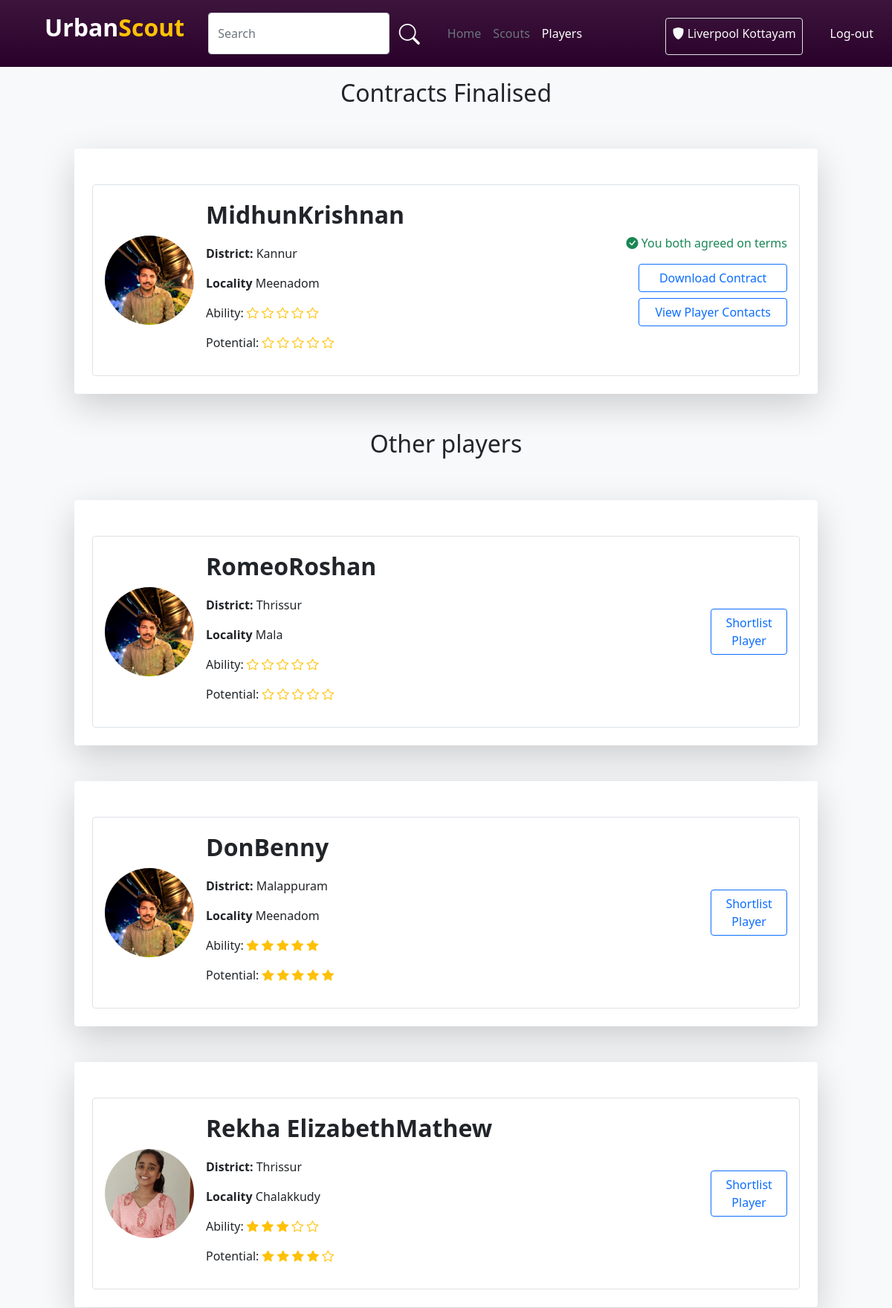
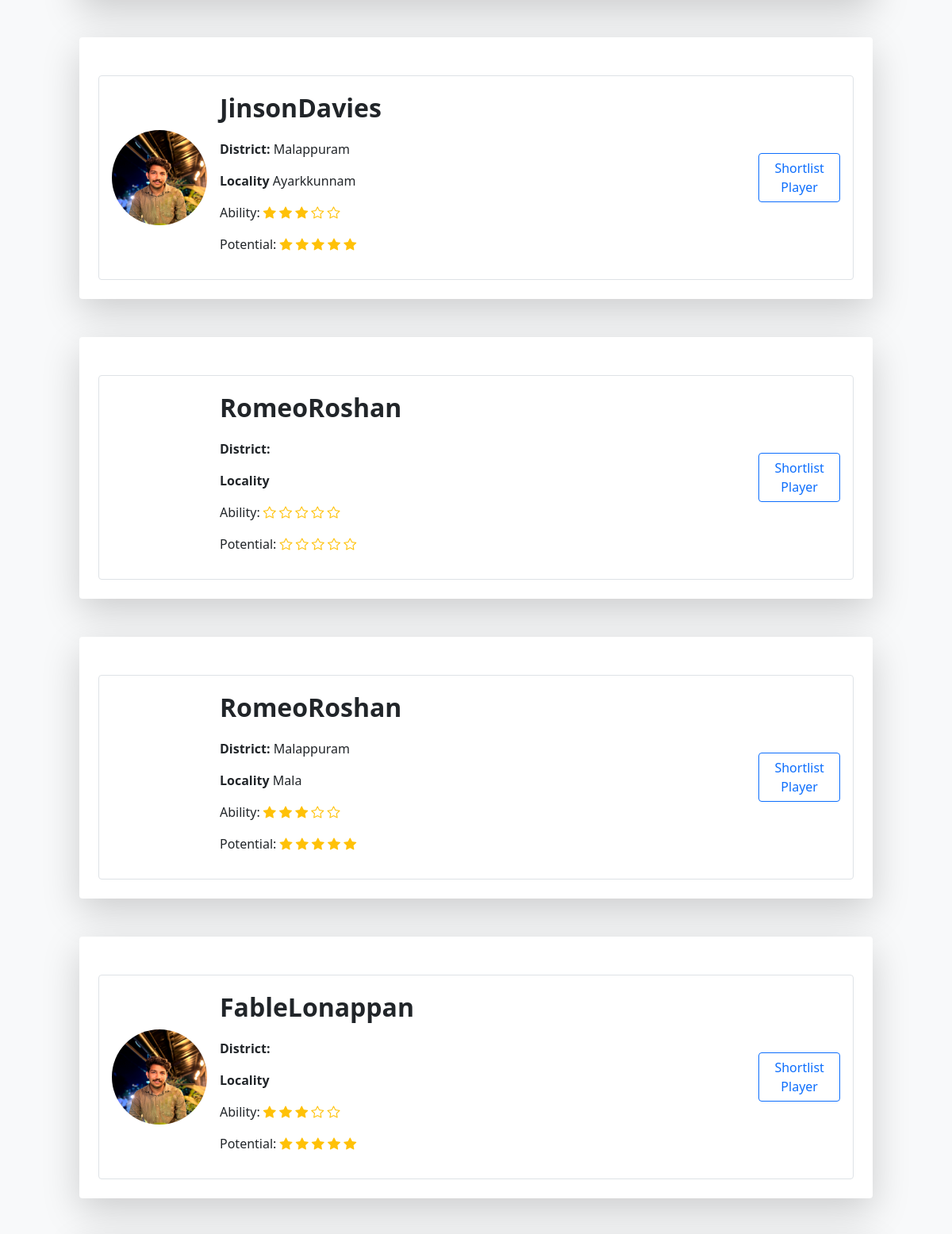
The app's page /ClubPlayer (signed in, upper part) with its own data (2 pictures, top to bottom).
### account/models.py (models this page shows)
class User(AbstractUser):
    username=models.CharField(max_length=32, blank=True, null=True)
    USERNAME_FIELD = 'email'
    email = models.EmailField(unique=True)
    img=models.ImageField(upload_to='pics',default='https://img.freepik.com/free-icon/man_318-677829.jpg',null=True)
    is_player=models.BooleanField('is_player',default=False)
    is_club=models.BooleanField('is_club',default=False)
    is_scout=models.BooleanField('is_scout',default=False)
    player_dob = models.DateField(("Date of Birth"), default=date.today, validators=[validate_dob])
    player_pos = models.CharField(("Position"),default='',max_length=30,choices=Pos_Choice)
    district = models.CharField(("District"),default='',max_length=20,choices=District_Choice)
    locality = models.CharField(("Locality"),default='',max_length=50,blank=True)
    player_foot = models.CharField(("Prefered Foot"),default='',max_length=10,choices=Foot_Choice)
    player_ability = models.IntegerField(("Ability"),default=0,choices=Ability_Choice)
    club_reputation = models.IntegerField(("Club Reputation"),default=0,choices=Ability_Choice)
    player_potential = models.IntegerField(("Potential"),default=0,choices=Ability_Choice)
    desc=models.CharField(("Description"),max_length=100, default='')
    club_name=models.CharField((("Club Name")),default='',max_length=30)
    scouted_by=models.CharField(max_length=30,default='')
    subscribed=models.BooleanField(default=False)
    phone = models.CharField(("Phone Number"), null=True, max_length=10, validators=[phone_number_validator])
    REQUIRED_FIELDS = []

### account/views.py (the view)
# urls.py: path('ClubPlayer',views.clubPlayer,name="ClubPlayer"),
@login_required(login_url='http://127.0.0.1:8000/login/')
def clubPlayer(request):
    user = request.user
    interested_players = InterestedClubs.objects.filter(club_id=user.id).values_list('player_id', flat=True)
    shortlisted_Players=ShortlistedPlayers.objects.filter(club_id=user.id).values_list('player_id',flat=True)
    all_players = User.objects.filter(is_player=True).values()
    all_cont=Contract.objects.filter(club_id=user.id).values_list('player_id',flat=True)
    cont_is_accepted=Contract.objects.filter(club_id=user.id,contractAccepted=True).values_list('player_id', flat=True)
    cont_accepted=[]
    cont_is_active=Contract.objects.filter(club_id=user.id, player_negotiating=True,contractAccepted=False).values_list('player_id', flat=True)
    cont_is_not_active=Contract.objects.filter(club_id=user.id, player_negotiating=False,contractAccepted=False).values_list('player_id', flat=True)
    print(cont_is_active)
    contract_players=[]
    non_contract_players=[]
    interested_players_list = []
    not_interested_players_list = []
    ability_range = range(0, 5)
    shortlisted_Players_list=[]
    for player in all_players:
        player_id = player['id']
        player_data = {
            'id': player['id'],
            'first_name': player['first_name'],
            'last_name':player['last_name'],
            'img':player['img'],
            'district':player['district'],
            'locality':player['locality'],
            'scouted_by':player['scouted_by'],
            'player_ability':player['player_ability'],
            'player_potential':player['player_potential'],
        }
        if player_id in interested_players and player_id not in all_cont:
            interested_players_list.append(player_data)
        elif player_id in shortlisted_Players and player_id not in all_cont:
            shortlisted_Players_list.append(player_data)
        else:
            if player_id not in all_cont:
                not_interested_players_list.append(player_data)
        if player_id in cont_is_active:
            contract_players.append(player_data)
        elif player_id in cont_is_not_active:
            non_contract_players.append(player_data)
        if player_id in cont_is_accepted:
            cont_accepted.append(player_data)
    return render(request, 'club-player.html', {
        'shortlisted_players':shortlisted_Players_list,
        'interested_players': interested_players_list,
        'not_interested_players': not_interested_players_list,
        'abilityRange':ability_range,
        'contractedPlayers':contract_players,
        'nonContractedPlayers':non_contract_players,
        'contractAccepted':cont_accepted,
    })

### template/club-player.html (shortened to what this page needs)
{% load static %}
<!DOCTYPE html>
<html lang="en">
<head>
    <link rel="stylesheet" href="{% static 'style.css' %}">
    <link href="https://cdn.jsdelivr.net/npm/bootstrap@5.0.2/dist/css/bootstrap.min.css" rel="stylesheet"
>
    <link rel="stylesheet" href="https://cdn.jsdelivr.net/npm/bootstrap-icons@1.10.5/font/bootstrap-icons.css">
</head>
<body class="bg-light">
    <nav class="navbar player-navbar navbar-expand-lg">
        <div class="container-fluid">
            <a class="ms-5 navbar-brand d-flex fs-2 fw-bold" href="#"><p class="text-white">Urban</p><p class="text-warning">Scout</p></a>
            <div class="collapse navbar-collapse" id="navbarNav">
                <div class="ms-3 d-flex w-75">
                    <input type="text" class="form-control" id="search_bar" placeholder="Search">
                    <button class="btn shadow-none"><i class="bi bi-search fs-3 text-white"></i></button>
                </div>
                <div class="ms-3">
                    <ul class="navbar-nav me-auto mb-2 mb-lg-0">
                        <li class="nav-item">
                            <a class="nav-link  text-secondary" aria-current="page" href="{% url 'index' %}">Home</a>
                        </li>
                        <li class="nav-item">
                            <a class="nav-link text-secondary" aria-current="page" href="{% url 'ClubScout' %}">Scouts</a>
                        </li>
                        <li class="nav-item">
                            <a class="nav-link text-white" aria-current="page" href="{% url 'ClubPlayer' %}">Players</a>
                        </li>
                    </ul>
                </div>
                <div class="d-flex w-100 justify-content-start justify-content-sm-end">
                    <div class="border rounded p-2 pb-0 mt-2 ms-3">
                        <p class="text-light "><i class="bi bi-shield-fill"></i> {{user.club_name}}</p>
                    </div>
                    <a class="d-flex flex-column justify-content-center text-decoration-none" href="{% url 'logout' %}"><button class="btn text-white ms-4">Log-out</button></a>
                </div>
            </div>
        </div>
    </nav>
    <div class="d-flex flex-column align-items-center justify-content-center">
        {% if contractAccepted|length > 0 %}
        <h2 class="mt-3">Contracts Finalised</h2>
        {% endif %}
        {% for i in contractAccepted %}
        <div class="col-10 bg-white rounded p-4 shadow-lg mt-5">
            <div class="border mt-4 d-flex flex-lg-row flex-column justify-content-center justify-content-lg-start align-items-center w-100 p-3 rounded">
                <div class="d-flex align-items-center">
                    <div class="player-scout-img">
                        <img class="w-100 rounded-circle" src={{i.img}} alt="">
                    </div>
                </div>
                <div class="ms-3 col-lg-5 col-12">
                    <a class="text-decoration-none text-dark" href="{% url 'player-home' i.id %}"><p class="fs-2 fw-bold">{{i.first_name}}{{i.last_name}}</p></a>
                    <p class=""><b>District: </b>{{i.district}} </p>
                    <p class=""><b>Locality </b>{{i.locality}}</p>
                    <p>Ability:{% with ability=i.player_ability %} {% for j in abilityRange %}
                        {% if j < ability %}
                        <i class="bi bi-star-fill text-warning"></i>
                        {% else %}
                        <i class="bi bi-star text-warning"></i>
                        {% endif %}
                        {% endfor %}
                        {% endwith %}
                    </p>
                    <p>Potential:{% with potential=i.player_potential %} {% for j in abilityRange %}
                        {% if j < potential %}
                        <i class="bi bi-star-fill text-warning"></i>
                        {% else %}
                        <i class="bi bi-star text-warning"></i>
                        {% endif %}
                        {% endfor %}
                        {% endwith %}
                    </p>                </div>
                <div class="d-flex flex-column justify-content-lg-end justify-content-center w-100">
                    <div><p class="text-success text-end"><i class="bi bi-check-circle-fill"></i> You both agreed on terms</p></div>
                    {% if user.subscribed is True %}
                    <div class="d-flex justify-content-end"><a class="w-100 d-flex text-decoration-none justify-content-end" href="{% url 'render_contract_as_pdf' i.id %}"><button class="btn btn-outline-primary w-50">Download Contract</button></a></div>
                    <div class="d-flex justify-content-end mt-2"><a class="w-100 d-flex text-decoration-none justify-content-end" href="{% url 'contact' i.id %}"><button class="btn btn-outline-primary w-50">View Player Contacts</button></a></div>
                    {% else %}
                    <div class="d-flex justify-content-end"><button disabled class="btn btn-outline-primary w-50">Download Contract</button></div>
                    <div class="d-flex justify-content-end"><p class="text-danger">Get premium to download this contract</p></div>
                    {% endif %}
                </div>
            </div>
        </div>
        {% endfor %}
        {% if not_interested_players|length > 0 %}
        <h2 class="mt-5">Other players</h2>
        {% endif %}
        {% for i in not_interested_players %}
        <div class="col-10 bg-white rounded p-4 shadow-lg mt-5">
            <div class="border mt-4 d-flex flex-lg-row flex-column justify-content-center justify-content-lg-start align-items-center w-100 p-3 rounded">
                <div class="d-flex align-items-center">
                    <div class="player-scout-img">
                        <img class="w-100 rounded-circle" src={{i.img}} alt="">
                    </div>
                </div>
                <div class="ms-3 col-lg-7 col-12">
                    <a class="text-decoration-none text-dark" href="{% url 'player-home' i.id %}"><p class="fs-2 fw-bold">{{i.first_name}}{{i.last_name}}</p></a>
                    <p class=""><b>District: </b>{{i.district}} </p>
                    <p class=""><b>Locality </b>{{i.locality}}</p>
                    <p>Ability:{% with ability=i.player_ability %} {% for j in abilityRange %}
                        {% if j < ability %}
                        <i class="bi bi-star-fill text-warning"></i>
                        {% else %}
                        <i class="bi bi-star text-warning"></i>
                        {% endif %}
                        {% endfor %}
                        {% endwith %}
                    </p>
                    <p>Potential:{% with potential=i.player_potential %} {% for j in abilityRange %}
                        {% if j < potential %}
                        <i class="bi bi-star-fill text-warning"></i>
                        {% else %}
                        <i class="bi bi-star text-warning"></i>
                        {% endif %}
                        {% endfor %}
                        {% endwith %}
                    </p>                </div>
                <div class="d-flex justify-content-lg-end justify-content-center w-100">
                    <div class="d-flex align-items-center justify-content-center col-5">
                        <a href="{% url 'ShortlistPlayer' i.id %}"><button class="btn btn-outline-primary">Shortlist Player</button></a>
                    </div>
                </div>
            </div>
        </div>
        {% endfor %}
    </div>
</body>
</html>

### static/style.css (style rules this page uses)
.player-navbar { background: linear-gradient(rgb(60, 21, 60), rgb(41, 0, 41)); }
.player-scout-img { width: 120px; height: 120px; }

### records on screen
User: club_name "Liverpool Kottayam"
User: img (picture), first_name "Midhun", last_name "Krishnan", district "Kannur", locality "Meenadom"
User: img (picture), first_name "Romeo", last_name "Roshan", district "Thrissur", locality "Mala"
User: img (picture), first_name "Don", last_name "Benny", district "Malappuram", locality "Meenadom"
User: img (picture), first_name "Rekha Elizabeth", last_name "Mathew", district "Thrissur", locality "Chalakkudy"
User: img (picture), first_name "Jinson", last_name "Davies", district "Malappuram", locality "Ayarkkunnam"
User: first_name "Romeo", last_name "Roshan"
User: first_name "Romeo", last_name "Roshan", district "Malappuram", locality "Mala"
User: img (picture), first_name "Fable", last_name "Lonappan"
